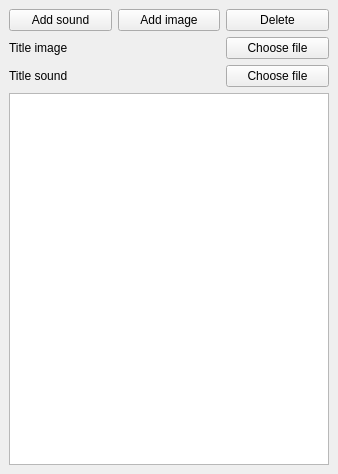
<?xml version="1.0" encoding="UTF-8"?>
<ui version="4.0">
 <class>ostResources</class>
 <widget class="QDockWidget" name="ostResources">
  <property name="geometry">
   <rect>
    <x>0</x>
    <y>0</y>
    <width>338</width>
    <height>474</height>
   </rect>
  </property>
  <property name="windowTitle">
   <string>Story Resources</string>
  </property>
  <widget class="QWidget" name="dockWidgetContents">
   <layout class="QVBoxLayout" name="verticalLayout">
    <item>
     <layout class="QHBoxLayout" name="horizontalLayout">
      <item>
       <widget class="QPushButton" name="addSoundButton">
        <property name="text">
         <string>Add sound</string>
        </property>
       </widget>
      </item>
      <item>
       <widget class="QPushButton" name="addImageButton">
        <property name="text">
         <string>Add image</string>
        </property>
       </widget>
      </item>
      <item>
       <widget class="QPushButton" name="deleteButton">
        <property name="text">
         <string>Delete</string>
        </property>
       </widget>
      </item>
     </layout>
    </item>
    <item>
     <layout class="QHBoxLayout" name="horizontalLayout_2">
      <item>
       <widget class="QLabel" name="label_3">
        <property name="text">
         <string>Title image</string>
        </property>
       </widget>
      </item>
      <item>
       <widget class="QLabel" name="titleImage">
        <property name="text">
         <string>&lt;no file !&gt;</string>
        </property>
       </widget>
      </item>
      <item>
       <widget class="QPushButton" name="chooseTitleImageButton">
        <property name="text">
         <string>Choose file</string>
        </property>
       </widget>
      </item>
     </layout>
    </item>
    <item>
     <layout class="QHBoxLayout" name="horizontalLayout_3">
      <item>
       <widget class="QLabel" name="label_4">
        <property name="text">
         <string>Title sound</string>
        </property>
       </widget>
      </item>
      <item>
       <widget class="QLabel" name="titleSound">
        <property name="text">
         <string>&lt;no file !&gt;</string>
        </property>
       </widget>
      </item>
      <item>
       <widget class="QPushButton" name="chooseTitleSoundButton">
        <property name="text">
         <string>Choose file</string>
        </property>
       </widget>
      </item>
     </layout>
    </item>
    <item>
     <widget class="QTableView" name="resourcesView">
      <property name="selectionMode">
       <enum>QAbstractItemView::SingleSelection</enum>
      </property>
      <property name="selectionBehavior">
       <enum>QAbstractItemView::SelectRows</enum>
      </property>
      <attribute name="horizontalHeaderStretchLastSection">
       <bool>true</bool>
      </attribute>
     </widget>
    </item>
   </layout>
  </widget>
 </widget>
 <resources/>
 <connections/>
</ui>
